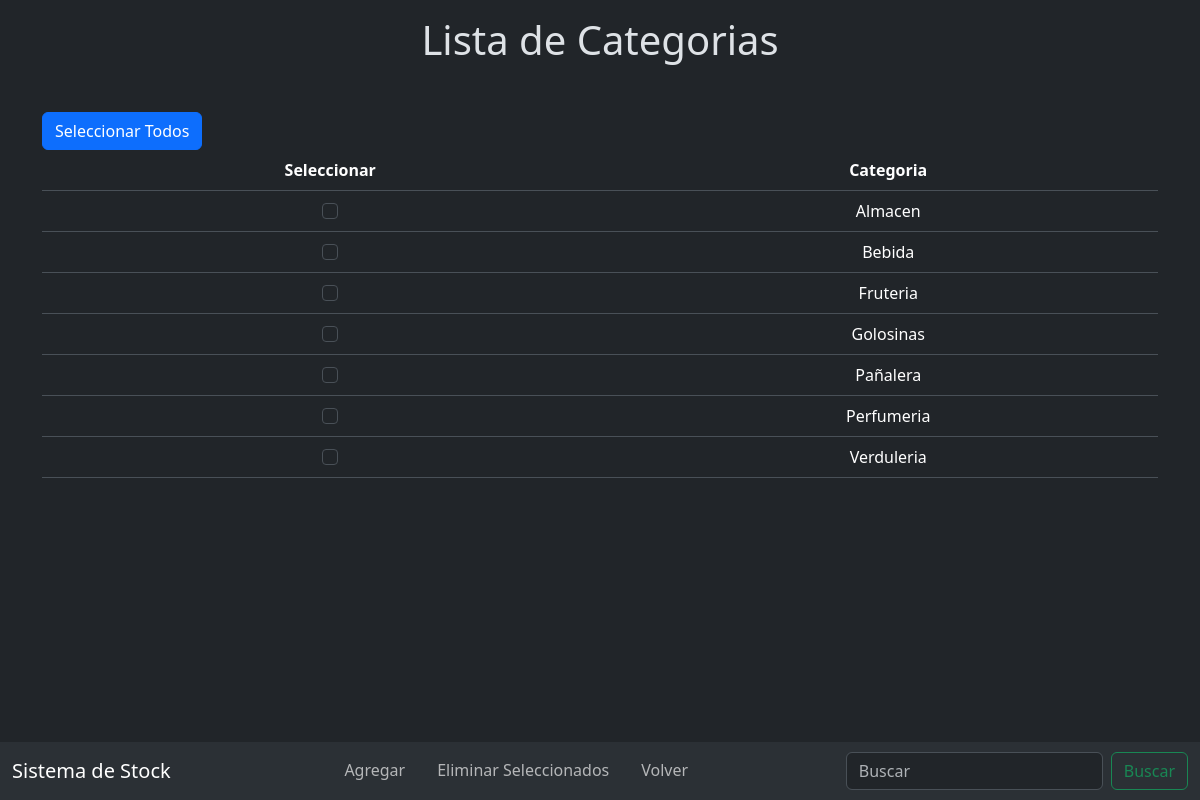
The page /views/v_lista_categorias.php on the database its author committed.
### tables this page shows
CREATE TABLE `categorias` (
  `ID_Categoria` int(11) NOT NULL,
  `Nombre_Categoria` varchar(255) NOT NULL
);

### controllers/c_lista_categorias.php (the view, shortened to what this page needs)
<?php
include "../model/conexion_bd.php";
$sql = "SELECT * FROM categorias WHERE ID_Categoria > 0 ORDER BY Nombre_Categoria";
$resultado = $conexion->query($sql);
if ($resultado->num_rows > 0) {
    while ($fila = $resultado->fetch_assoc()) {
        $id = $fila["ID_Categoria"];
        $nombre = $fila["Nombre_Categoria"];
        echo "<tr>";
        echo "<th scope='row'>";
        echo "<input class='form-check-input' type='checkbox' value='$id' id='$id' name='categorias_seleccionadas[]'>";
        echo "</th>";
        echo "<td>".$nombre."</td>";
        echo "</tr>";
    }
}
?>

### rows shown on the page
categorias: Nombre_Categoria "Almacen"
categorias: Nombre_Categoria "Bebida"
categorias: Nombre_Categoria "Fruteria"
categorias: Nombre_Categoria "Golosinas"
categorias: Nombre_Categoria "Pañalera"
categorias: Nombre_Categoria "Perfumeria"
categorias: Nombre_Categoria "Verduleria"
